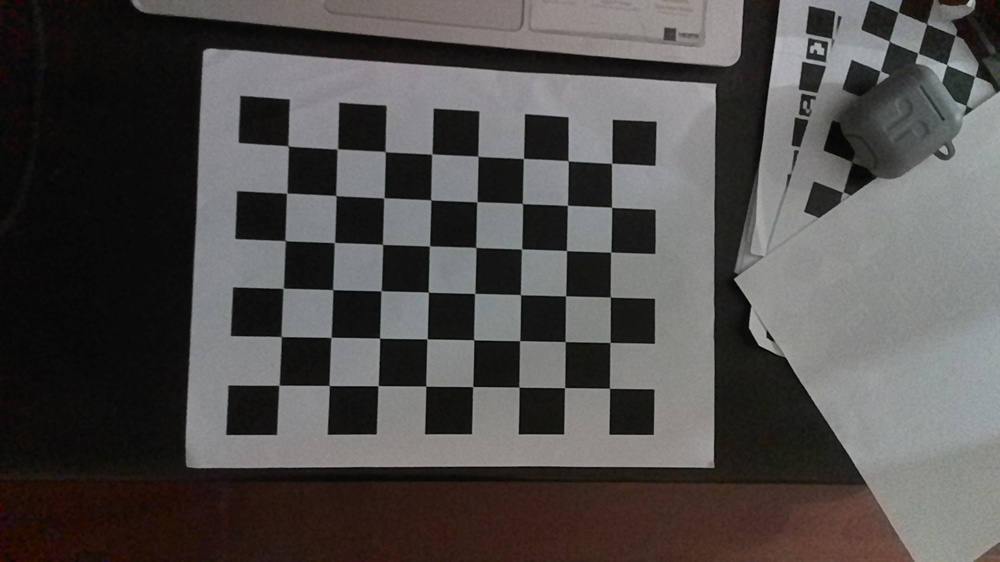
#> input picture Assignment 1/01_data/16644200529294.jpeg, 1000 x 562 px, shrunk from 1920 x 1080 before the run; its folder holds only this picture in this run
$ python 1_code.py
#> lines starting #> are read from the running program, lines starting #| are printed output that depends on the picture; after the words box and inside, x2 and y2 are one past the last pixel; in counts of white or black regions, pixels touching at a corner belong together; long printed decimals are rounded
import numpy as np
import cv2 as cv
import os
import glob
import yaml


x = 8
y = 6

# termination criteria
criteria = (cv.TERM_CRITERIA_EPS + cv.TERM_CRITERIA_COUNT, 10000, 1e-9)

objp = np.zeros((y*x,3), np.float32)
objp[:,:2] = np.mgrid[0:8,0:6].T.reshape(-1,2)

# Arrays to store object points and image points from all the images.
objpoints = [] # 3d point in real world space
imgpoints = [] # 2d points in image plane.

path = "01_data/"
print('image found :',len(os.listdir(path)))

images = glob.glob(path+'*.jpeg')

f = 0

for fname in images:
    print(fname)
    img = cv.imread(fname)
#> img is the input picture: shape (562, 1000, 3); mean B, G, R 75.6, 77, 79.8
    gray = cv.cvtColor(img, cv.COLOR_BGR2GRAY)

    # Find the chess board corners
    ret, corners = cv.findChessboardCorners(gray, (x,y), None)
#> ret = True; corners = 48 rows, first 8: [288, 145.9], [337.4, 148.9], [385.3, 151.8], [431.9, 154], [477.8, 156], [523.5, 158.5], [568.2, 160.9], [611.7, 163.2]
    #print(ret,corners)
    print(ret)
#| True

    # If found, add object points, image points (after refining them)
    if ret == True:
        objpoints.append(objp)
        corners2 = cv.cornerSubPix(gray,corners, (5,5), (-1,-1), criteria)
#> corners2 = 48 rows, first 8: [288, 145.9], [337.3, 148.8], [385.2, 151.6], [431.8, 154.1], [477.9, 156.2], [523.5, 158.4], [568.2, 160.7], [611.6, 163.3]
        imgpoints.append(corners)
        # Draw and display the corners
        cv.drawChessboardCorners(img, (x,y), corners2, ret)
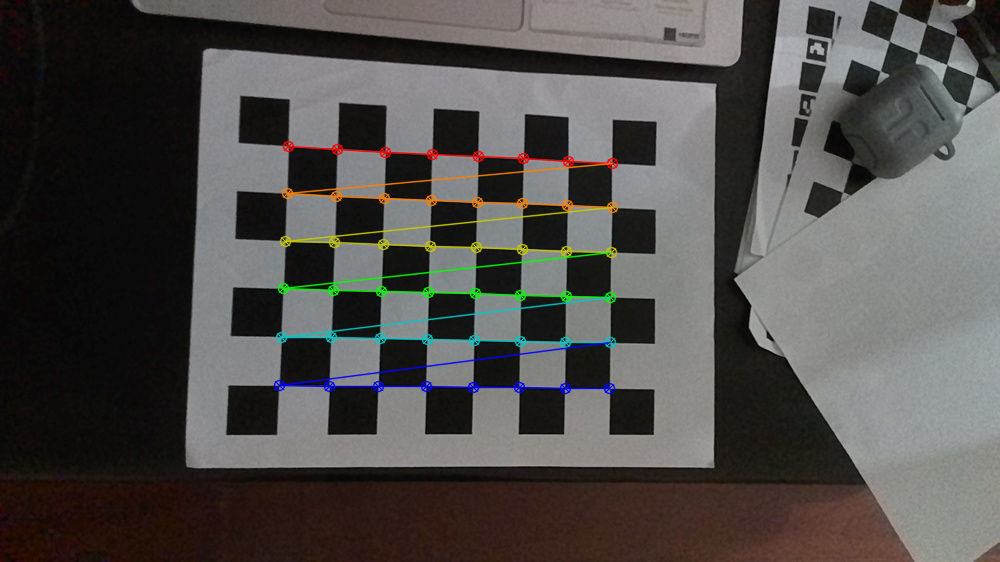
#> img: shape (562, 1000, 3); 2.59% of pixels changed, all inside (x1, y1, x2, y2) = (273, 140, 619, 395)
        f+=1
        cv.imshow('board', img)
        cv.waitKey(0)
print('Number of images used for calliberation:',f)

#caliberation metrics
ret, mtx, dist, rvecs, tvecs = cv.calibrateCamera(objpoints, imgpoints, gray.shape[::-1], None, None)
#> ret = 0.149; mtx = [[828.6, 0, 552.6], [0, 831.2, 294.9], [0, 0, 1]]; dist = [[-0.0404, 1.15, 0.00161, 0.00882, -2.69]]; rvecs = ([-0.0684, -0.155, 0.0212],); tvecs = ([-5.59, -3.13, 17.49],)

print(ret)
#| 0.1491
caliberation_data = {'camera matrix':np.asarray(mtx).tolist(), 'dist_coeff':np.asarray(dist).tolist()}
#> caliberation_data = {'camera matrix': [[828.6, 0, 552.6], [0, 831.2, 294.9], [0, 0, 1]], 'dist_coeff': [[-0.0404, 1.15, 0.00161, 0.00882, -2.69]]}
print("intrinsic matrix:\n",mtx)
#| intrinsic matrix:
#|  [[828.567   0.         552.561]
#|  [  0.         831.174 294.910]
#|  [  0.           0.           1.        ]]
print("distortion matrix:\n",dist)
#| distortion matrix:
#|  [[-4.03673441e-02  1.15143507e+00  1.60627060e-03  8.81774865e-03
#|   -2.69374545e+00]]
